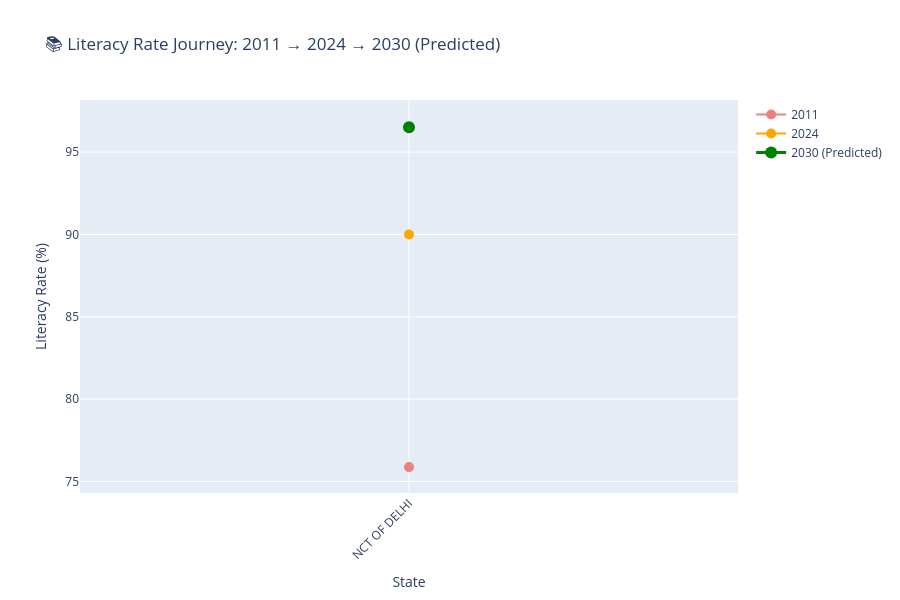

Notebook code cell kept with this figure:
### Code cell
# Literacy progression
fig2 = go.Figure()

# Sort by 2030 literacy
sorted_data = combined.sort_values('Literacy_2030', ascending=False).head(15)

fig2.add_trace(go.Scatter(
    name='2011',
    x=sorted_data['State'],
    y=sorted_data['Literacy_2011'],
    mode='markers+lines',
    marker=dict(size=10, color='lightcoral'),
    line=dict(width=2)
))

fig2.add_trace(go.Scatter(
    name='2024',
    x=sorted_data['State'],
    y=sorted_data['Literacy_2024'],
    mode='markers+lines',
    marker=dict(size=10, color='orange'),
    line=dict(width=2)
))

fig2.add_trace(go.Scatter(
    name='2030 (Predicted)',
    x=sorted_data['State'],
    y=sorted_data['Literacy_2030'],
    mode='markers+lines',
    marker=dict(size=12, color='green'),
    line=dict(width=3)
))

fig2.update_layout(
    title='📚 Literacy Rate Journey: 2011 → 2024 → 2030 (Predicted)',
    xaxis_title='State',
    yaxis_title='Literacy Rate (%)',
    height=600,
    xaxis_tickangle=-45,
    hovermode='x unified'
)

fig2.show()
print("✅ Literacy prediction chart ready!")

### Figure 1 — Plotly figure (JSON) as saved in the notebook; plotly's stock layout.template omitted (floating-point values rounded to 4 significant figures)
{"data": [{"line": {"width": 2}, "marker": {"color": "lightcoral", "size": 10}, "mode": "markers+lines", "name": "2011", "type": "scatter", "x": ["NCT OF DELHI"], "y": [75.87]}, {"line": {"width": 2}, "marker": {"color": "orange", "size": 10}, "mode": "markers+lines", "name": "2024", "type": "scatter", "x": ["NCT OF DELHI"], "y": [90]}, {"line": {"width": 3}, "marker": {"color": "green", "size": 12}, "mode": "markers+lines", "name": "2030 (Predicted)", "type": "scatter", "x": ["NCT OF DELHI"], "y": [96.52]}], "layout": {"height": 600, "hovermode": "x unified", "title": {"text": "📚 Literacy Rate Journey: 2011 → 2024 → 2030 (Predicted)"}, "xaxis": {"tickangle": -45, "title": {"text": "State"}}, "yaxis": {"title": {"text": "Literacy Rate (%)"}}}}
